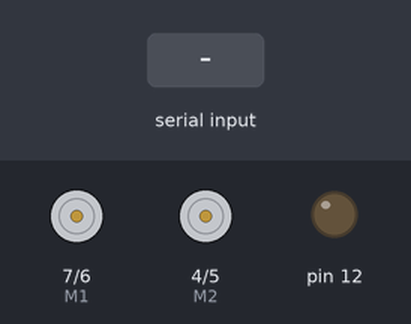
The sketch below on a simulated Arduino Uno, built with avr-gcc and run on an emulated ATmega328P. Shown: direction and speed pins drawn as motors (green arrow = direction pin HIGH = forward, orange = LOW = backward, longer = more drive), output pins drawn as LEDs (lit = HIGH). The test bench sets the inputs (shaded band). What the sketch prints to the serial monitor is not drawn.

Above: at 1.2 s.
1.3 s: "b" received over Serial
At 1.6 s:
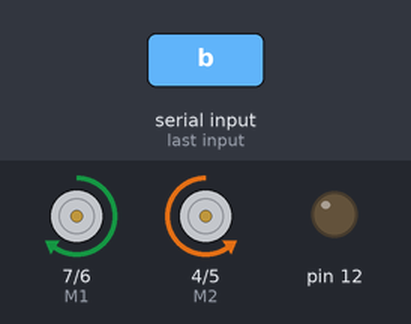
2.8 s: "f" received over Serial
At 3.9 s:
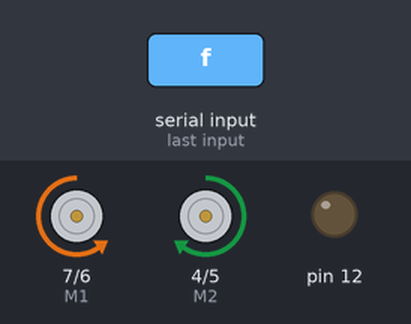
4.3 s: "l" received over Serial
At 5.1 s:
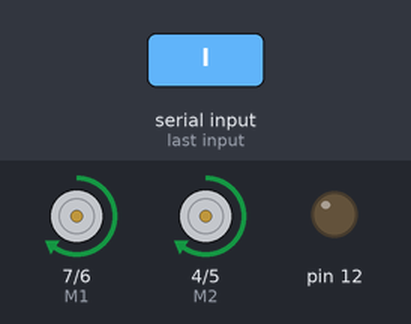
5.8 s: "r" received over Serial
At 6.2 s:
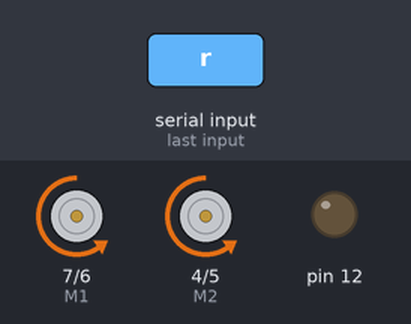
Timing chart, 0 to 8.3 s (numbered marks = the images above; inputs shaded):
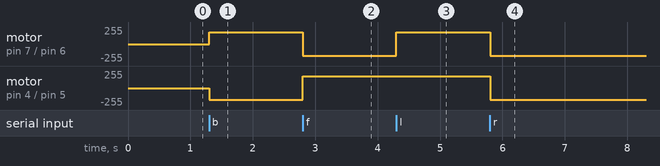

The sketch:

sketch.ino
```cpp
int E1 = 6;
int M1 = 7;
int E2 = 5;
int M2 = 4;
int SPEED = 175;

void setup (void)
{
  Serial.begin (9600);

  pinMode(MISO, OUTPUT);

  pinMode(M1, OUTPUT);
  pinMode(M2, OUTPUT);
  stop();
}


void loop (void)
{
  if (Serial.available() > 0) {
    char input = Serial.read();

    executeCommand(input);
  }
}

void executeCommand(char command) {
  switch (command) {
    case 's':
      Serial.print('s');
      stop();
      break;
    case 'b':
      Serial.print('b');
      backward();
      break;
    case 'f':
      Serial.print('f');
      forward();
      break;
    case 'l':
      Serial.print('l');
      left();
      break;
    case 'r':
      Serial.print('r');
      right();
      break;
    default:
      Serial.print('?');
  }
}

void stop() {
  digitalWrite(M1, LOW);
  analogWrite(E1, 0);
  digitalWrite(M2, LOW);
  analogWrite(E2, 0);
}

void forward() {
  digitalWrite(M1, LOW);
  analogWrite(E1, SPEED);
  digitalWrite(M2, HIGH);
  analogWrite(E2, SPEED);
}

void backward() {
  digitalWrite(M1, HIGH);
  analogWrite(E1, SPEED);
  digitalWrite(M2, LOW);
  analogWrite(E2, SPEED);
}

void right() {
  digitalWrite(M1, LOW);
  analogWrite(E1, SPEED);
  digitalWrite(M2, LOW);
  analogWrite(E2, SPEED);
}

void left() {
  digitalWrite(M1, HIGH);
  analogWrite(E1, SPEED);
  digitalWrite(M2, HIGH);
  analogWrite(E2, SPEED);
}
```

Measured:
- after the input at 1.3 s, motor on pin 7 (M1) / pin 6 (E1): stopped → forward 175/255 at once; motor on pin 4 (M2) / pin 5 (E2): stopped → backward 175/255 at once
- after the input at 2.8 s, motor on pin 7 (M1) / pin 6 (E1): forward 175/255 → backward 175/255 at once; motor on pin 4 (M2) / pin 5 (E2): backward 175/255 → forward 175/255 at once
- after the input at 4.3 s, motor on pin 7 (M1) / pin 6 (E1): backward 175/255 → forward 175/255 at once
- after the input at 5.8 s, motor on pin 7 (M1) / pin 6 (E1), motor on pin 4 (M2) / pin 5 (E2): forward 175/255 → backward 175/255 at once
